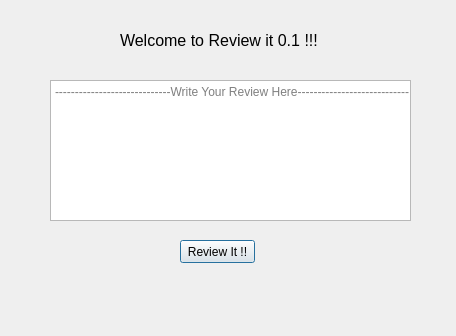
<?xml version="1.0" encoding="UTF-8"?>
<ui version="4.0">
 <class>Dialog</class>
 <widget class="QDialog" name="Dialog">
  <property name="geometry">
   <rect>
    <x>0</x>
    <y>0</y>
    <width>456</width>
    <height>336</height>
   </rect>
  </property>
  <property name="windowTitle">
   <string>Review It v0.1</string>
  </property>
  <property name="autoFillBackground">
   <bool>false</bool>
  </property>
  <widget class="QLabel" name="Heading">
   <property name="geometry">
    <rect>
     <x>120</x>
     <y>20</y>
     <width>231</width>
     <height>41</height>
    </rect>
   </property>
   <property name="font">
    <font>
     <pointsize>12</pointsize>
    </font>
   </property>
   <property name="text">
    <string>Welcome to Review it 0.1 !!!</string>
   </property>
  </widget>
  <widget class="QPlainTextEdit" name="Review">
   <property name="geometry">
    <rect>
     <x>50</x>
     <y>80</y>
     <width>361</width>
     <height>141</height>
    </rect>
   </property>
   <property name="toolTip">
    <string/>
   </property>
   <property name="backgroundVisible">
    <bool>false</bool>
   </property>
   <property name="placeholderText">
    <string>-----------------------------Write Your Review Here----------------------------</string>
   </property>
  </widget>
  <widget class="QPushButton" name="Button">
   <property name="geometry">
    <rect>
     <x>180</x>
     <y>240</y>
     <width>75</width>
     <height>23</height>
    </rect>
   </property>
   <property name="text">
    <string>Review It !!</string>
   </property>
  </widget>
  <widget class="QLabel" name="Prediction">
   <property name="geometry">
    <rect>
     <x>190</x>
     <y>290</y>
     <width>121</width>
     <height>16</height>
    </rect>
   </property>
   <property name="font">
    <font>
     <family>Arial</family>
     <pointsize>15</pointsize>
     <weight>75</weight>
     <bold>true</bold>
    </font>
   </property>
   <property name="text">
    <string/>
   </property>
  </widget>
 </widget>
 <resources/>
 <connections/>
</ui>
